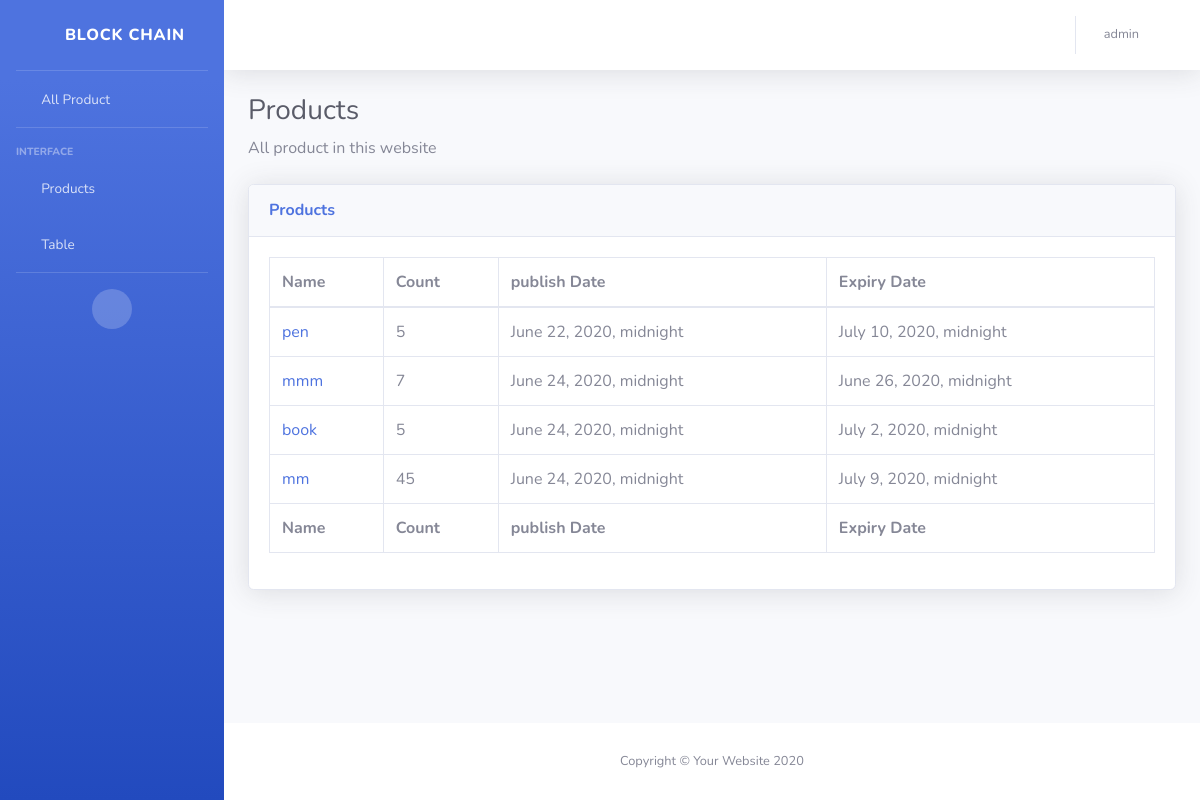
The page /AllProduct/ (signed in) on the database as committed earlier.
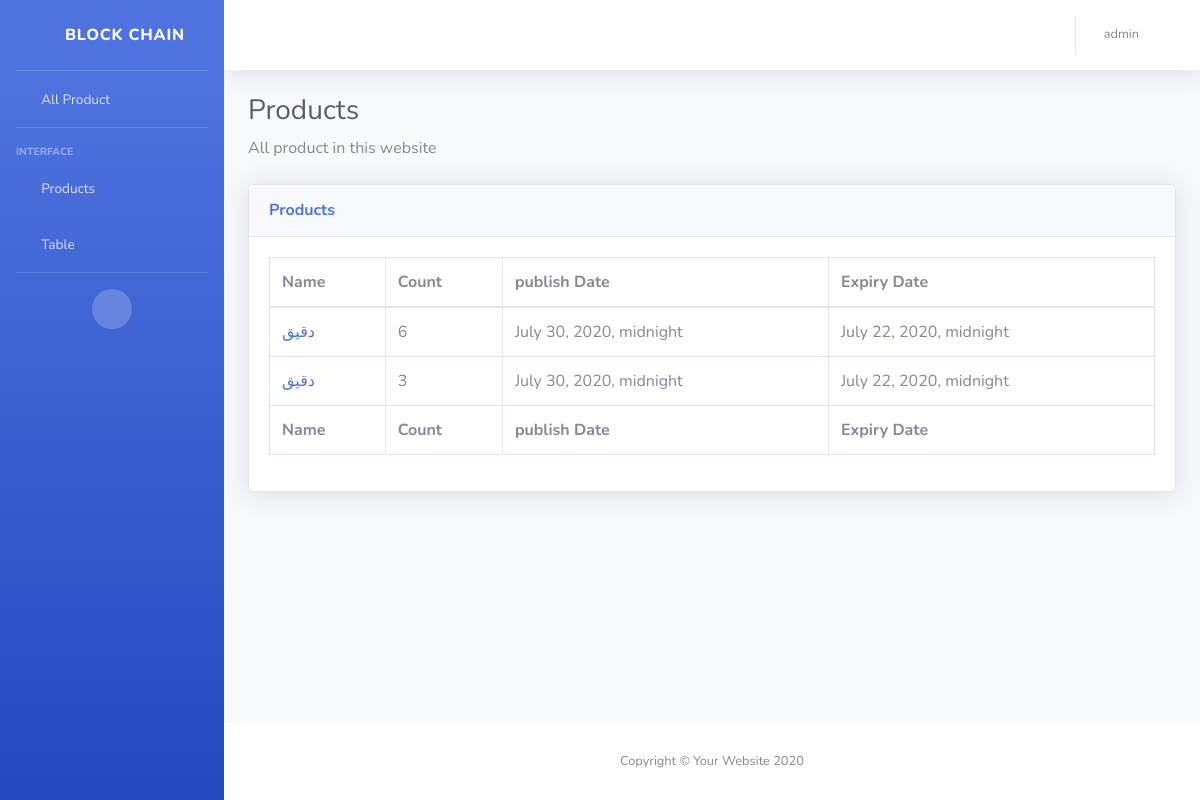
The same page on the database as committed later.
### db/models.py (models this page shows, shortened)
class Product(models.Model):
    name = models.CharField(max_length=200)
    pub_date = models.DateTimeField('date published')
    count = models.IntegerField(default=1)
    ownerID  = models.IntegerField(default=0)
    farmerID  = models.IntegerField(default=0)
    farm_temp = models.CharField(max_length=200)
    farm_humidity = models.CharField(max_length=200)
    compost_type = models.CharField(max_length=200)
    seed_type = models.CharField(max_length=200)
    unite_type = models.CharField(max_length=200)
    date_of_harvest = models.DateTimeField('date_of_harvest')
    farm_location = models.CharField(max_length=200)
    factoryID  = models.IntegerField(default=0, blank=True, null=True)
    canning_date = models.DateTimeField('date', blank=True, null=True)
    processing_date = models.DateTimeField('date', blank=True, null=True)
    expire_date = models.DateTimeField('date', blank=True, null=True)
    factory_temp = models.CharField(max_length=200, blank=True, null=True)
    factory_humidity = models.CharField(max_length=200, blank=True, null=True)
    distrabuterID  = models.IntegerField(default=0, blank=True, null=True)
    entry_store_date = models.DateTimeField('date', blank=True, null=True)
    destrbutor_temp = models.CharField(max_length=200, blank=True, null=True)
    destrbutor_humidity = models.CharField(max_length=200, blank=True, null=True)
    marktingID  = models.IntegerField(default=0, blank=True, null=True)
    entry_market_date = models.DateTimeField('date', blank=True, null=True)
    market_temp = models.CharField(max_length=200, blank=True, null=True)
    market_humidity = models.CharField(max_length=200, blank=True, null=True)

### db/views.py (the view)
# urls.py: path('AllProduct/', views.AllProduct),
def AllProduct(request):
    if request.user.is_authenticated:
        productList = Product.objects.all()
        context = {'productList': productList}
        return render(request, 'db/AllProduct.html', context)
    else:
        return redirect("/admin")

### db/templates/db/AllProduct.html
{% include 'db/Header.html' %}
          <h1 class="h3 mb-2 text-gray-800">Products</h1>
          <p class="mb-4">
              All product in this website
              </p>
          <div class="card shadow mb-4">
            <div class="card-header py-3">
              <h6 class="m-0 font-weight-bold text-primary">Products</h6>
            </div>
            <div class="card-body">
              <div class="table-responsive">
                  <table class="table table-bordered" id="dataTable" width="100%" cellspacing="0">
                          <thead>
                            <tr>
                              <th>Name</th>
                              <th>Count</th>
                              <th>publish Date</th>
                              <th>Expiry Date</th>
                            </tr>
                          </thead>
                          <tfoot>
                            <tr>
                              <th>Name</th>
                              <th>Count</th>
                              <th>publish Date</th>
                              <th>Expiry Date</th>
                            </tr>
                          </tfoot>
                          <tbody>
                        {% if productList%}
                        {% for pro in productList %}
                            <tr>
                              <td><a href="/products/{{ pro.id }}">{{ pro.name }}</a></td>
                              <td>{{ pro.count }}</td>
                              <td>{{ pro.pub_date }}</td>
                              <td>{{ pro.expire_date }}</td>
                            </tr>
                        {% endfor %}
                  {% else %}
                        <p>No Products are available.</p>
                  {% endif %}
              </tbody>
                        </table>
              </div>
            </div>
          </div>
{% include 'db/Footer.html' %}

Rows that differ between the two databases and show on the page:
removed Product: name "pen", count "5", pub_date "June 22, 2020, midnight", expire_date "July 10, 2020, midnight"
removed Product: name "mmm", count "7", pub_date "June 24, 2020, midnight", expire_date "June 26, 2020, midnight"
removed Product: name "book", count "5", pub_date "June 24, 2020, midnight", expire_date "July 2, 2020, midnight"
removed Product: name "mm", count "45", pub_date "June 24, 2020, midnight", expire_date "July 9, 2020, midnight"
added Product: name "دقيق", count "6", pub_date "July 30, 2020, midnight", expire_date "July 22, 2020, midnight"
added Product: name "دقيق", count "3", pub_date "July 30, 2020, midnight", expire_date "July 22, 2020, midnight"
